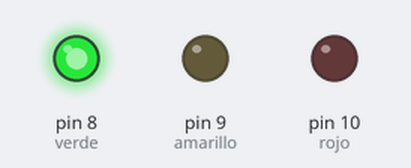
This sketch was run on a simulated Arduino Uno, built with avr-gcc and run on an emulated ATmega328P. Shown: output pins drawn as LEDs (lit = HIGH).

Above: at 0.5 s.
At 2.5 s:
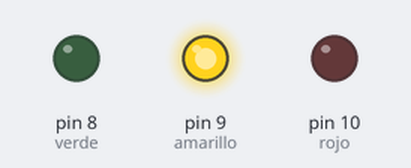
At 4.5 s:
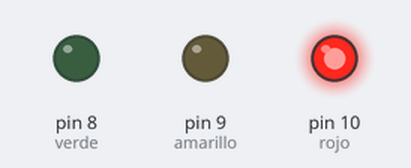
At 5.5 s:
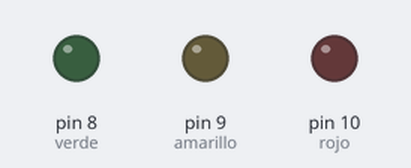
Timing chart, 0 to 7.8 s (numbered marks = the images above):
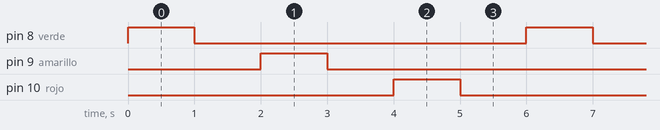

Measured:
- by itself, pin 8 (verde), pin 9 (amarillo), pin 10 (rojo): alternates HIGH for 1.0 s and LOW for 5.0 s
- by itself, everything shown: repeats every 6.0 s, in 6 steps

The sketch:

Taller_Semaforo.ino
```cpp
int rojo=10;      //definimos el valor del pin para el led rojo
int amarillo=9;  //definimos el valor del pin para el led amarillo
int verde=8;     //definimos el valor del pin para el led verde

//** Programa **//

void setup() {
  pinMode(verde,OUTPUT);   //declaramos el pin verde como salida
  pinMode(amarillo,OUTPUT);//declaramos el pin amarillo como salida
  pinMode(rojo,OUTPUT);    //declaramos el pin rojo como salida
}

void loop() {
 digitalWrite(verde,HIGH); //encendemos el led rojo
 delay(1000);             //esperamos 2 segundos
 digitalWrite(verde,LOW);  //apagamos el led rojo
 delay(1000);              //esperamos medio segundo

 digitalWrite(amarillo,HIGH); //encendemos el led amarillo
 delay(1000);                 //esperamos 2 segundos
 digitalWrite(amarillo,LOW);  //apagamos el led amarillo
 delay(1000);                  //esperamos medio segundo

 digitalWrite(rojo,HIGH); //encendemos el led verde
 delay(1000);              //esperamos 2 segundos
 digitalWrite(rojo,LOW);  //apagamos el led verde
 delay(1000);               //esperamos medio segundo
}
```
